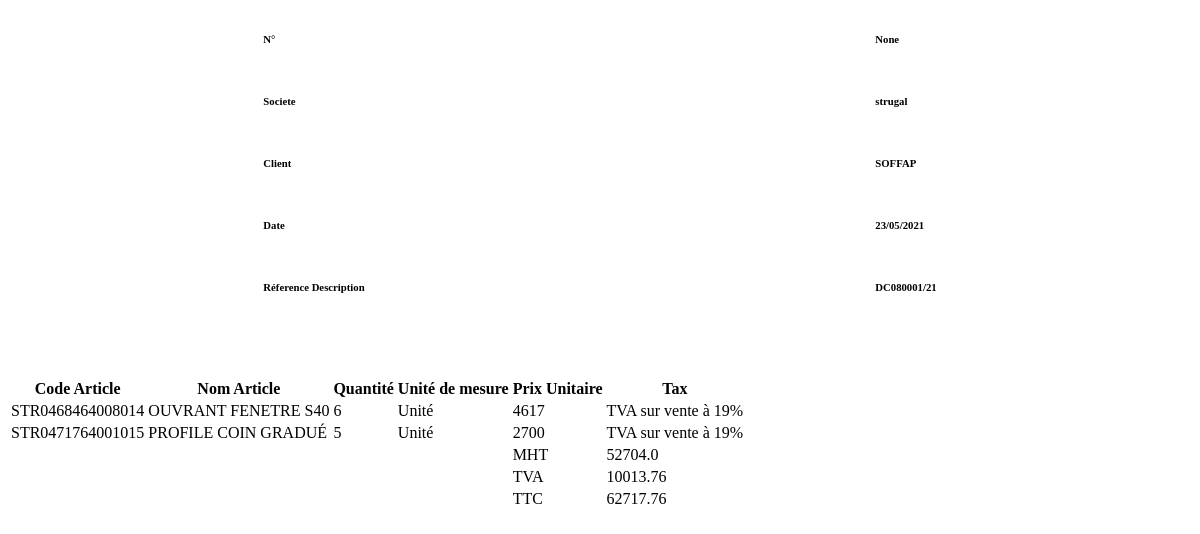
Before: /commerciale/detailCommande/16 with the older database file.
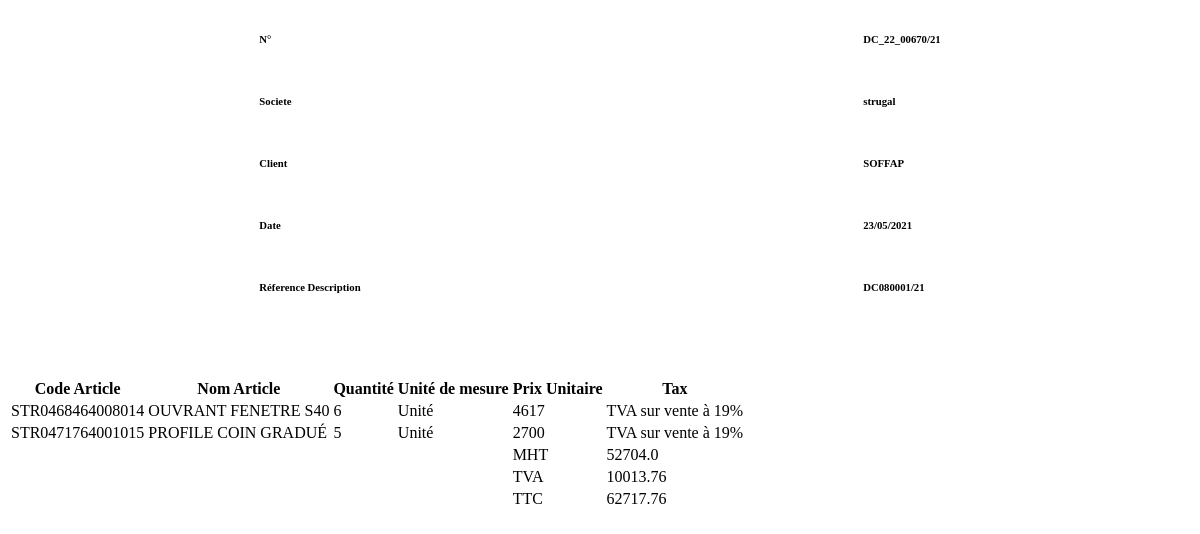
After: the same page with the newer database file.
### distributeur/models.py (models this page shows)
class Commande(models.Model):
    id = models.AutoField(primary_key=True)
    n_commande_odoo = models.CharField(null=True, blank=True, max_length=255)
    reference_description = models.CharField(max_length=255)
    destributeur = models.ForeignKey(Distributeur, on_delete=models.CASCADE)
    societe = models.CharField(default='Strugal', max_length=255)
    totaleHT = models.FloatField()
    totaleTTC = models.FloatField()
    etat = models.CharField(default='Brouillon', max_length=255)
    date = models.CharField(
        default=date.today().strftime("%d/%m/%Y"), max_length=255)

### commerciale/views.py (the view)
# urls.py: path("detailCommande/<str:id>", views.detailCommande, name="detailCommande"),
def detailCommande(request, id):
    if request.is_ajax and request.method == "GET":
        list_commande = ListArticleCommande.objects.filter(id_commande=id).values(
            'code_article__id_article',
            'code_article__nom_article',
            'code_article__prix_unitaire',
            'qte',
            'id_commande__totaleTTC',
            'id_commande__date',
            'id_commande__reference_description',
            'id_commande__societe',
            'id_commande__destributeur__nom',
            "code_article__unite_mesure",
            "id_commande__totaleHT",
            "id_commande__n_commande_odoo",
            "montant")
        print(list_commande[0]['id_commande__totaleTTC'])
        tva = int(list_commande[0]["id_commande__totaleHT"]) * 19 / 100
        return render(request, "commerciale/detail.html", {'list_commande': list_commande,
                                                           'totalTTC': list_commande[0]['id_commande__totaleTTC'],
                                                           "n_commande_odoo": list_commande[0]['id_commande__n_commande_odoo'],
                                                           "societe": list_commande[0]["id_commande__societe"],
                                                           "client": list_commande[0]["id_commande__destributeur__nom"],
                                                           "totaleHT": list_commande[0]["id_commande__totaleHT"],
                                                           "tva": tva,
                                                           "date": list_commande[0]["id_commande__date"],
                                                           "reference_description": list_commande[0]["id_commande__reference_description"], })
    else:
        raise Http404

### templates/commerciale/detail.html
<div style="display: flex; justify-content: space-around; margin-bottom: 5%">
  <div
    style="display: flex; justify-content: space-around; flex-direction: column"
  >
    <h6>N°</h6>
    <h6>Societe</h6>
    <h6>Client</h6>
    <h6>Date</h6>
    <h6>Réference Description</h6>
  </div>
  <div
    style="display: flex; justify-content: space-around; flex-direction: column"
  >
    <h6>{{n_commande_odoo}}</h6>
    <h6>{{societe}}</h6>
    <h6>{{client}}</h6>
    <h6>{{date}}</h6>
    <h6>{{reference_description}}</h6>
  </div>
</div>
<div class="table-wrapper">
  <table class="alt">
    <thead>
      <tr>
        <th>Code Article</th>
        <th>Nom Article</th>
        <th>Quantité</th>
        <th>Unité de mesure</th>
        <th>Prix Unitaire</th>
        <th>Tax</th>
      </tr>
    </thead>
    <tbody>
      {% for prod in list_commande %}
      <tr>
        <td>{{prod.code_article__id_article}}</td>
        <td>{{prod.code_article__nom_article}}</td>
        <td>{{prod.qte}}</td>
        <td>{{prod.code_article__unite_mesure}}</td>
        <td>{{prod.code_article__prix_unitaire}}</td>
        <td>TVA sur vente à 19%</td>
      </tr>
      {% endfor %}
    </tbody>
    <tfoot>
      <tr>
        <td colspan="4"></td>
        <td>MHT</td>
        <td>{{totaleHT}}</td>
      </tr>
      <tr>
        <td colspan="4"></td>
        <td>TVA</td>
        <td>{{tva}}</td>
      </tr>
      <tr>
        <td colspan="4"></td>
        <td>TTC</td>
        <td>{{totalTTC}}</td>
      </tr>
    </tfoot>
  </table>
</div>

Changed rows visible on the page:
changed Commande "DC080001/21": n_commande_odoo (not shown) → "DC_22_00670/21"
Other visible differences:
{{ n_commande_odoo }}: "None" → (not shown)
